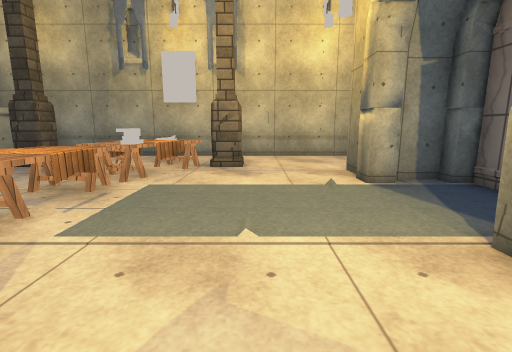
[1] (above)

12 first-person views from a walk through a scene from a Unity 3-D project. The camera is 1.2 m above the floor, tilts 10° down and sees 85° across. The floor is counted in squares, 1 m on a side. Each view is taken from the middle of a square. On the plan, view 1 faces up. The plan holds only what a view shows up to about 13 squares ahead; the rest is blank. The player is left out. Some animated figures are not drawn. Surface patterns are stand-ins for the level's own textures.

[2]
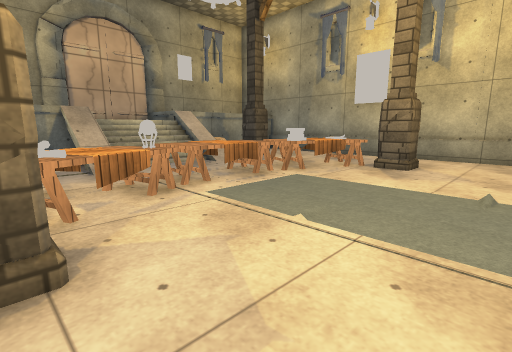

[3]
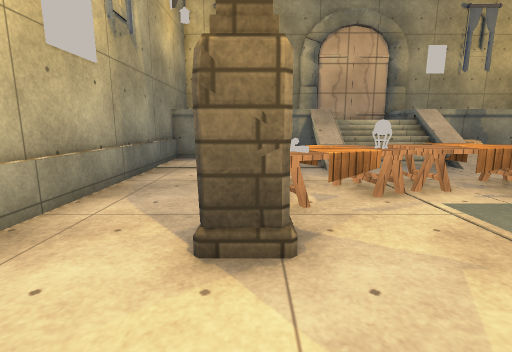

[4]
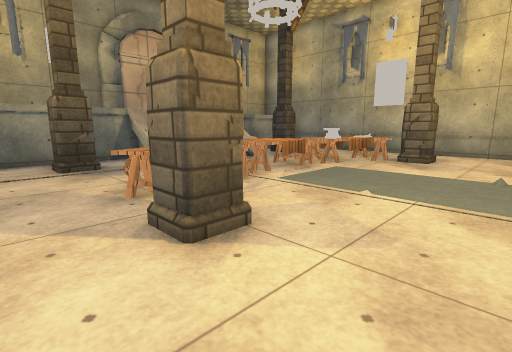

[5]
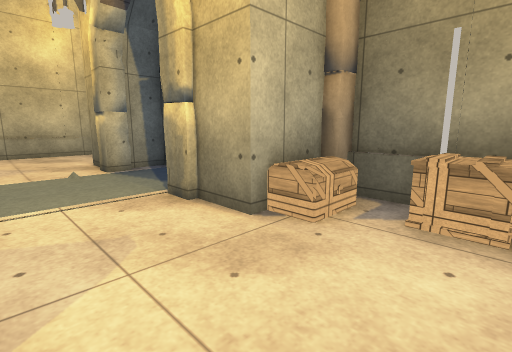

[6]
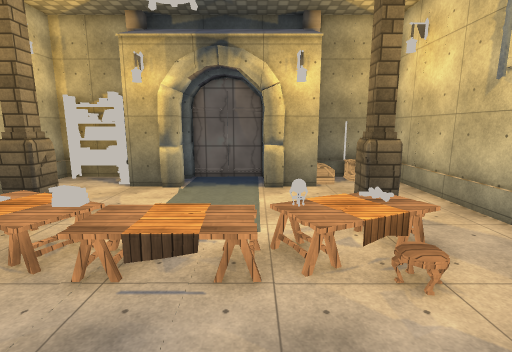

[7]
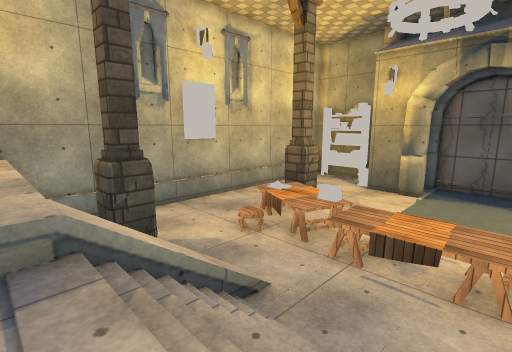

[8]
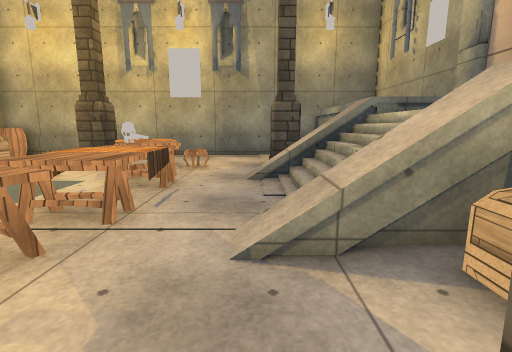

[9]
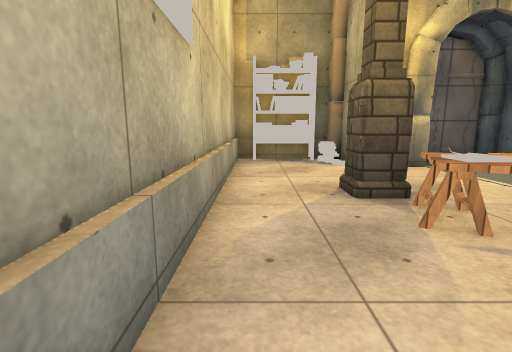

[10]
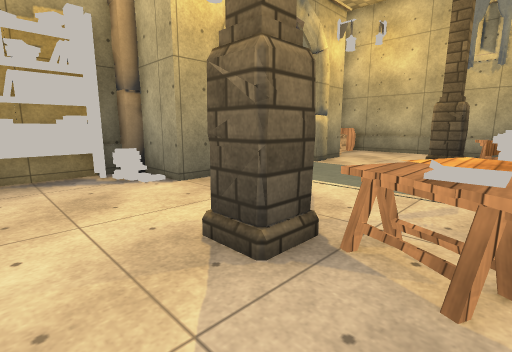

[11]
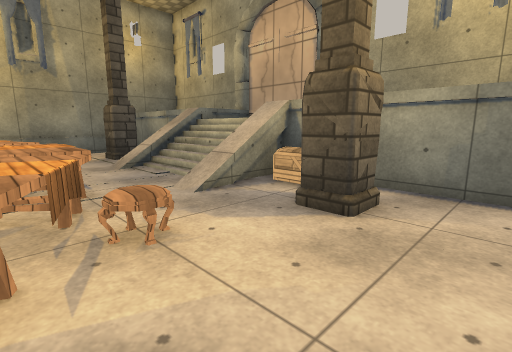

[12]
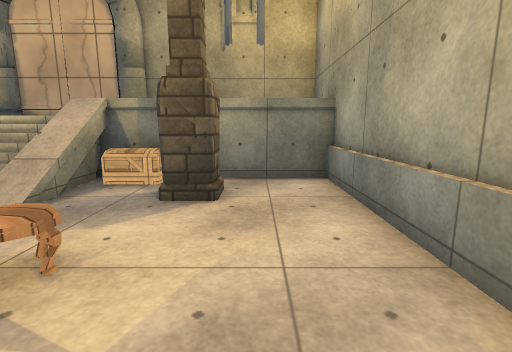

### Floor plan
Key: @ floor where view 1 was taken; # wall or solid block; . main floor; : floor 1.5 m higher than the main floor; / step, stairs or slope; = window, fence, low wall or low ledge; v drop or lower ground; P pillar; T table; C carpet; R crate; B barrel; O other object.
Columns run from 11 left of view 1 to 5 right of it. Each row starts with its distance up from view 1.
 12 v##==========#=##
 11 # /............O#
 10 # /............O#
  9 # /.P...O.P....O#
  8 # /R...OOOP...###
  7 # /R...TOT....###
  6 #///=/.TO.....###
  5 # ://..TTCCCCCCC#
  4 # ://..TTCCCCCCC#
  3 #/////.TTCCCCC.C#
  2 # /##/.TT.....###
  1 # /....TTO....RR
  0 # /.P...OOP@..RR#
 -1 # /............R
 -2 # /............B
 -3 ####==========##

Where each view was taken, in squares from view 1:
view 1: 0 up, 0 right, facing up
view 2: 0 up, 2 right, facing up-left
view 3: 0 up, 2 right, facing left
view 4: 2 down, 2 right, facing up-left
view 5: 2 down, 0 right, facing up-right
view 6: 3 up, 8 left, facing right
view 7: 3 up, 9 left, facing up-right
view 8: 9 up, 6 left, facing down
view 9: 11 up, 6 left, facing right
view 10: 11 up, 3 left, facing down-right
view 11: 11 up, 3 left, facing down-left
view 12: 10 up, 2 left, facing left
